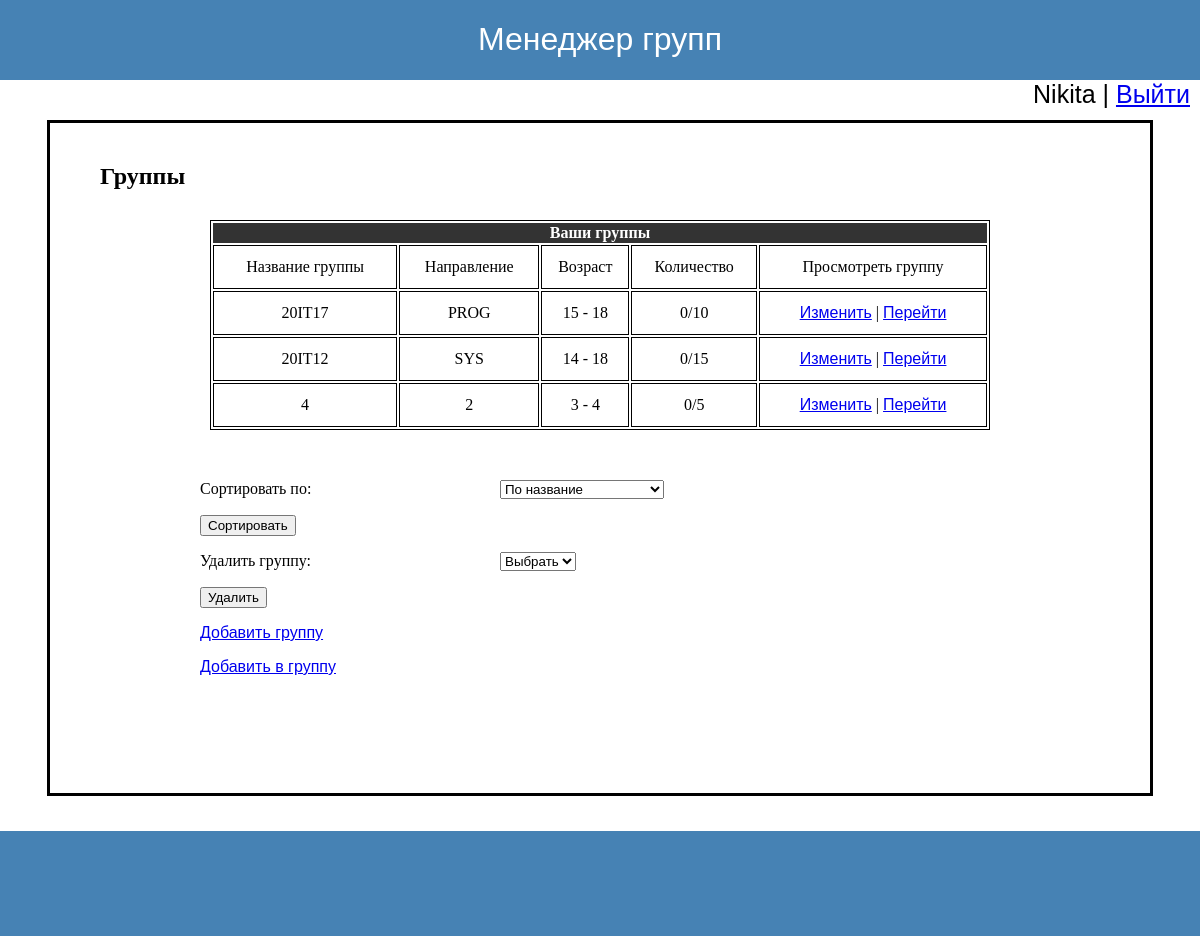
/groups/ (signed in), run on an earlier commit of the app's database.
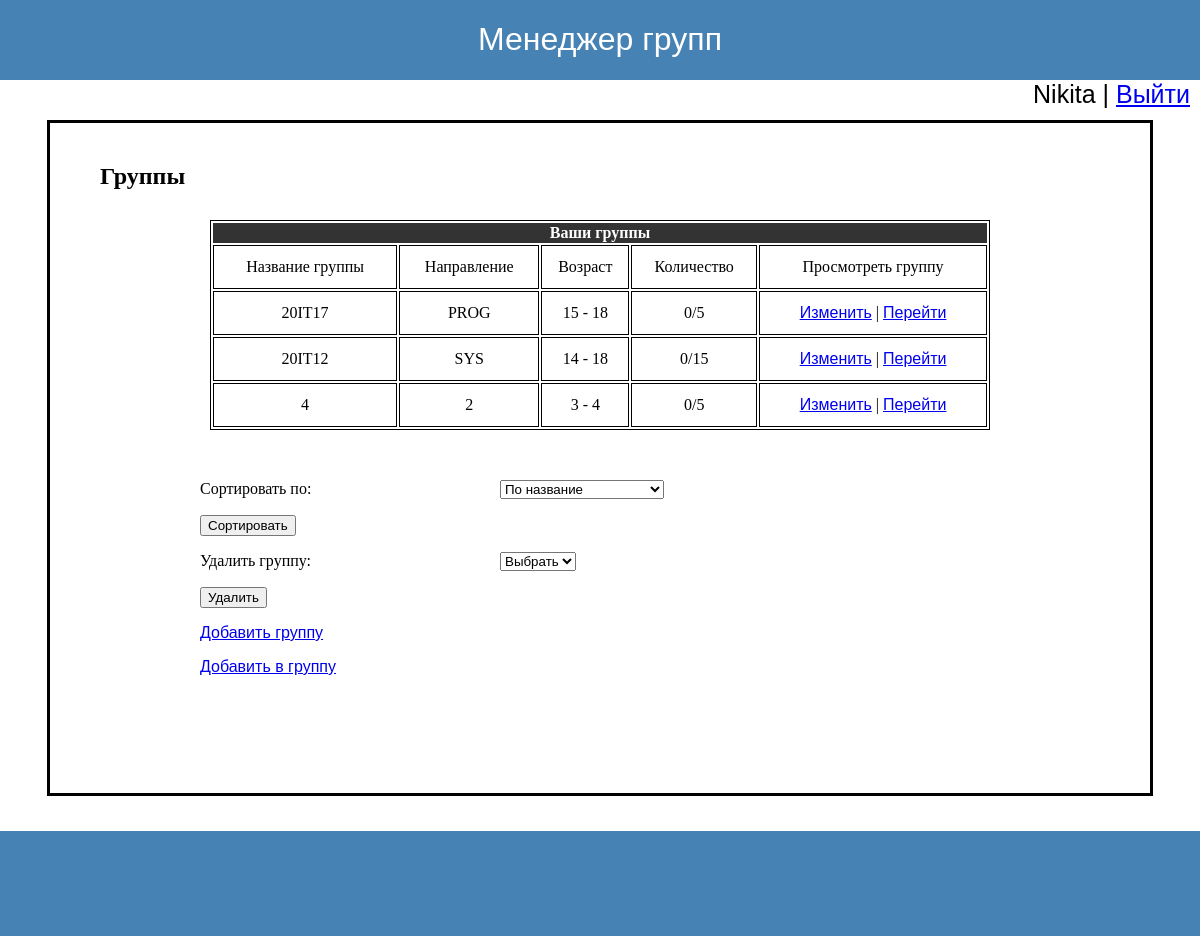
And on a later commit of the database.
### manager/models.py (models this page shows)
class Group(models.Model):
    user = models.ForeignKey(User, on_delete = models.CASCADE)
    name = models.CharField(max_length = 20, verbose_name="Название")
    course = models.CharField(max_length = 20, verbose_name="Курс/Направление")
    minAge = models.PositiveIntegerField(verbose_name="Минимальный возраст")
    maxAge = models.PositiveIntegerField(verbose_name="Максимальный возраст")
    members_amount = models.PositiveIntegerField(verbose_name="Количество записанных")
    capacity = models.PositiveIntegerField(verbose_name="Количество мест")
    def __str__(self):
        return self.name

### manager/views.py (the view)
# urls.py: path("groups/", groups, name='groups'),
def groups(request):
    user_id = request.user.id
    ordering_form = GroupsOrderingForm(request.GET)
    deletion_form = GroupDeletionForm(request.user, request.POST)
    groups = Group.objects.filter(user_id = user_id)
    data = {
        'groups': groups,
        "ordering_form": ordering_form,
        "deletion_form": deletion_form,
        "title": "Группы",
        "sort_button_title": "Сортировать",
        "deletion_button_title": "Удалить",
    }
    if 'delete' in request.POST:
        if deletion_form.is_valid():
            Group.objects.filter(id = deletion_form.cleaned_data['group_list'].id).delete()
            Group.objects.filter(id = deletion_form.cleaned_data['group_list'].id).update(members_amount = F("members_amount") - 1)
            return render(request, 'groups.html', data)
    if 'sort' in request.GET:
        if ordering_form.is_valid():
            if ordering_form.cleaned_data['ordering'] == "age":
                groups = groups.order_by("minAge", "maxAge")
            else:
                groups = groups.order_by(ordering_form.cleaned_data['ordering'])
    return render(request, 'groups.html', data)

### manager/forms.py
class GroupsOrderingForm(forms.Form):
    ordering = forms.ChoiceField(label = "Сортировать по", required=False, choices=[
        ["name", "По название"],
        ["course", "По направлению/курсу"],
        ["age" , "По возрасту"]
    ])

class GroupDeletionForm(forms.Form):
    def __init__(self, user, *args, **kwargs):
        super().__init__(*args, **kwargs)
        self.fields['group_list'].queryset = Group.objects.filter(user_id = user.id).order_by('name')
    group_list = forms.ModelChoiceField(label= 'Удалить группу', queryset = None, empty_label='Выбрать')

### manager/templates/groups.html
{% extends "list.html" %}
{% block table %}
    <table class="data-table">
        <thead>
            <tr>
                <th colspan="5">Ваши группы</th>
            </tr>
        </thead>
        <tbody>
            <tr>
                <td>Название группы</td>
                <td>Направление</td>
                <td>Возраст</td>
                <td>Количество</td>
                <td>Просмотреть группу</td>
            </tr>
            {% for group in groups %}
            <tr>
                <td>{{group.name}}</td>
                <td>{{group.course}}</td>
                <td>{{group.minAge}} - {{group.maxAge}}</td>
                <td>{{group.members_amount}}/{{group.capacity}}</td>
                <td><a class="label" href="{% url 'change' group.pk %}">Изменить</a> | <a class="label" href="{% url 'group_members' group.pk %}">Перейти</a></td>
            </tr>
            {% endfor %}
        </tbody>
    </table>
{% endblock table %}
{% block url %}
    <a class="label" href="{% url 'add_group' %}">Добавить группу</a>
{% endblock url %}

### manager/templates/list.html
{% extends "base.html" %}
{% block main %}
<div class="scroll container">
    {% block table %}{% endblock table %}
</div>
<div class="container">
    {% include "form.html" with form=ordering_form button_title=sort_button_title request_method='get' button_name='sort' %}
    {% include "form.html" with form=deletion_form button_title=deletion_button_title request_method='post' button_name='delete'%}
    <p>
        {% block url %}{% endblock url %}
    </p>
    <p>
        <a class="label" href="{% url 'add_group_member' %}">Добавить в группу</a>
    </p>
</div>
{% endblock main %}

### manager/templates/base.html (shortened to what this page needs)
<!DOCTYPE html>
{% load static %}
<html>
<head>
    <link rel="stylesheet" href="{% static 'css/style.css' %}" />
</head>
<body>
    <header class="colors">
        <h1 class="label">Менеджер групп</h1>
        {% block in-out %}
            {% if request.user.is_authenticated %}
                <p class="label user-out"> {{user.username}} | <a href="{% url 'logout' %}">Выйти</a></p>
            {% else %}
                <meta http-equiv="Refresh" content="0; {% url 'login' %}">
            {% endif %}
        {% endblock in-out %}
    </header>
    <main>
        <h2>{{title}}</h2>
        {% block main %}{% endblock main %}
    </main>
    <footer class="colors label"></footer>
</body>
</html>

### manager/templates/form.html (shortened to what this page needs)
<form method="{{request_method}}">
    {% for f in form %}
    <p>
        <label class="form-label" for="{{ f.id_for_label }}">
            {{f.label}}:
        </label>{{ f }}
    </p>
    {% endfor %}
    <button type="submit" name="{{button_name}}">{{button_title}}</button>
</form>

### manager/static/css/style.css (style rules this page uses)
body, html { width: 100%; margin: 0px; background-color:white; }
body { min-height: 100%; padding-top: 120px; padding-bottom: 120px; }
header { height: 80px; position: absolute; left: 0; top: 0; right: 0; }
h1 { text-align: center; }
h2 { margin-bottom: 30px; }
main { height: 600px; margin: 0px auto 20px; padding: 50px; padding-top: 20px; border: solid; width: 1000px }
table { text-align: center; width: 780px; margin: auto; }
table, td { border: solid 1px black; }
td { height: 40px; }
thead, tfoot { background-color: #333; color: #fff; }
footer { position: fixed; height: 100px; left: 0; right: 0; bottom:0; padding-left: 10px; padding-top: 5px; font-size: 20px; }
.scroll { overflow-y: scroll; }
.container { margin: auto; margin-bottom: 50px; width: auto; max-width: 800px; height: auto; max-height: 300px; }
.form-label { display: inline-block; min-width: 300px; vertical-align: top; }
.colors { color: white; background-color: #4682B4; }
.label { font-family: Impact, Haettenschweiler, 'Arial Narrow Bold', sans-serif; font-weight: 10; }
.user-out { text-align: right; color: #000; font-size: 25px; margin: 10px; }

What changed in the data, as far as the page shows it:
changed Group "20IT17": capacity "10" → "5"
